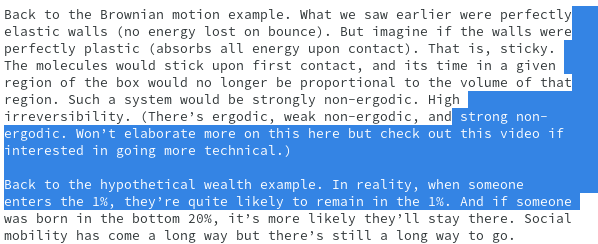
#> input picture examples/selected-text.png, 598 x 244 px
$ python segment_test.py
#> lines starting #> are read from the running program, lines starting #| are printed output that depends on the picture
### src/types.py
"""
Types used by the scripts
"""


class Image:  # pylint:disable=too-few-public-methods
    """
    A full color image. Contains a numpy array with shape (height, width, 3).
    3 are the RGB channels. This is also the standard OpenCV image format except
    it users BGR.
    """

    def __init__(self, data):
        self.data = data
#> self.data is the input picture: shape (244, 598, 3); mean B, G, R 233.3, 197.9, 168.1


class Mask:  # pylint:disable=too-few-public-methods
    """
    A bitmap image. Contains a numpy array with shape (height, width) and each
    element is True or False. The convention is that True is a foreground
    pixel, and False is a background one.
    """

    def __init__(self, data):
        self.data = data


class Rect:  # pylint:disable=too-few-public-methods
    """
    A simple rect type
    """

    def __init__(self, x1, y1, x2, y2):
        self.x1 = x1
        self.y1 = y1
        self.x2 = x2
        self.y2 = y2

    def __repr__(self):
        return f"Rect(({self.x1}, {self.y1}), ({self.x2}, {self.y2}))"

### src/mask.py
"""
Functions for converting an Image to a Mask. The Mask has False for
background pixels and True for foreground pixels.
"""

from typing import Tuple, List

import cv2
import numpy as np

from .types import Image, Mask


def calculate_floodfill_mask(
        image: Image,
        start_point: Tuple[int, int],
        selection_colors=None) -> Mask:
    """
    Calculates a mask by floodfilling from the given pixel.
    """
#> called with start_point = (588, 234)

    # Take a copy because floodFill is going to destroy its input
    img = np.copy(image.data)

    start_x, start_y = start_point

    height, width, _ = img.shape
#> height = 244; width = 598
    mask = np.zeros((height+2, width+2), np.uint8)
    cv2.floodFill(img, mask, (start_x, start_y), 1)
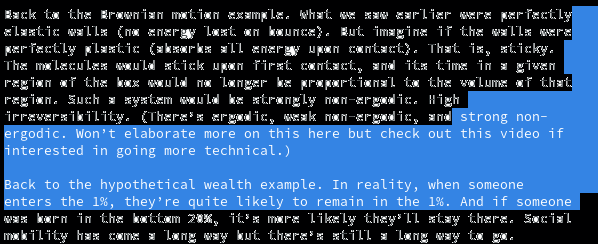
#> img: shape (244, 598, 3); mean B, G, R 109.9, 74, 44.2

    # Floodfill uses the extra pixels to make a border. Get rid of that
    trimmed_mask = mask[1:-1, 1:-1]

    # Take a note of the coords filled in by flood fill for bounding box usage later
    filled_coords = np.asarray(np.where(trimmed_mask == 1)).T

    # Turn any extra selection colors into background and their contained
    # contents into foreground.
    if selection_colors is not None:
        for color in selection_colors:
            # Assume we have at most one region of each color. Otherwise if
            # we loop we can take hundreds of ms doing each leftover pixel inside
            # each of the letter 'o's for example
            ys, xs = (img == _decode_hex(color)).all(axis=2).nonzero()
            if len(ys) > 0:
                cv2.floodFill(img, mask, (xs[0], ys[0]), 1)
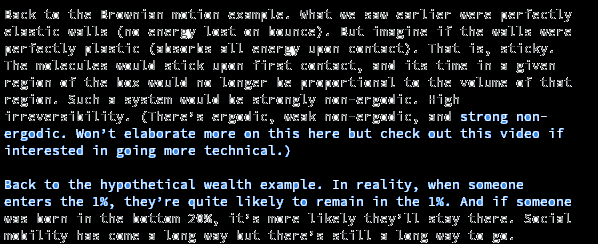
#> img: shape (244, 598, 3); mean B, G, R 32.2, 28.8, 26.4

    # Floodfill has found the extent of the textbox background. Mark all rows above and
    # below that as background also.
    trimmed_mask[0:filled_coords[0][0]+1, :] = 1
    trimmed_mask[filled_coords[-1][0]:, :] = 1
    # And mark all rows to the left and right of the found background as background also.
    trimmed_mask[:, 0:filled_coords[0][1]+1] = 1
    trimmed_mask[:, filled_coords[-1][1]:] = 1

    return Mask(trimmed_mask == 0)


# [19 lines left out: function calculate_explicit_mask, not called in this run]


def _decode_hex(hexstr):
    """
    Turns a RGB hex string like #aabbff into a RGB array [170, 187, 255]
    """

    return [
        (int(hexstr[i], 16) << 4) + int(hexstr[i+1], 16)
        for i in (1, 3, 5)
    ]

### src/segment.py
"""
Functions for segmenting a Mask into lines and words.
"""

from typing import List

import numpy as np

from .types import Mask, Rect


def calculate_line_rects(mask: Mask) -> List[Rect]:
    """
    Finds all the line bounding boxes in the Mask
    """
    img_mask = mask.data

    # Find the first non-background pixel in each line
    start_columns = np.argmax(img_mask, axis=1)
    # And the last non-background pixel (counting from the right side)
    end_columns_inverses = np.argmax(np.flip(img_mask, axis=1), axis=1)

    start_y = -1
    start_cols = []
    end_cols = []
    height, width = img_mask.shape
    rtn = []
    for y, start_col, end_col_inverse in zip(range(height), start_columns, end_columns_inverses):
        if start_col == 0:
            # We've hit some white space, emit a line box
            if start_y > -1:
                # Minimum line height.
                # TODO: This could be done better by merging small gaps into the above
                # line. This would deal with lines of ==== and _ in the Terminus font.
                # (x1, y1), (x2, y2) of line bounding box
                if y - start_y > 2:
                    rtn.append(
                        Rect(
                            min(start_cols),
                            start_y,
                            max(end_cols),
                            y
                        )
                    )
                start_y = -1
                start_cols = []
                end_cols = []
            else:
                # Skip, we haven't found the first line yet
                continue
        else:
            if start_y == -1:
                start_y = max(y - 1, 0)

            start_cols.append(start_col)
            end_cols.append(
                width - end_col_inverse - 1
            )

    return rtn


def calculate_word_rects(
        mask: Mask,
        line_rect: Rect,
        word_whitespace_threshold=None) -> List[Rect]:
    """
    Finds all the word bounding boxes in the Mask contained within the given
    line.
    """

    line_slice = mask.data[
        line_rect.y1:line_rect.y2,
        line_rect.x1:line_rect.x2
    ]
    line_height = line_slice.shape[0]

    # Start by converting the line into a list of segments (blobs) describing
    # the start and end index of a set of columns which contain no white space.
    # Also take a note of the distribution of whitespace widths we see

    col_histograms = line_slice.sum(axis=0)

    start_word_x = 0
    end_word_x = 0
    state = 'word'
    blobs = []
    whitespace_widths = []
    for curr_x, val in enumerate(col_histograms):
        is_empty_col = val == 0

        if is_empty_col and state == 'word':
            state = 'whitespace'
            end_word_x = curr_x - 1
        elif not is_empty_col and state == 'whitespace':
            blobs.append((
                start_word_x,
                end_word_x,
            ))
            start_word_x = curr_x
            whitespace_widths.append(start_word_x - end_word_x)

            state = 'word'

    # And add the final blob
    blobs.append((start_word_x, line_slice.shape[1]))

    # If we havent' got an explicit word_whitespace_threshold then guess one based
    # on the distribution of whitespace widths we saw.
    if word_whitespace_threshold is None:
        if len(whitespace_widths) < 2:
            # Just take a wild guess for the threshold for lines without many
            # blobs whitespace
            word_whitespace_threshold = line_height // 7
        else:
            # Half the largest whitespace block seems to work OK as a threshold
            biggest = min(max(*whitespace_widths), line_height)
            word_whitespace_threshold = max(biggest // 2, 4)

    # Now join together the blobs which are less than the whitespace threshold
    # into words
    rtn = []
    accumulating_blob = None
    for blob in blobs:
        if accumulating_blob is None:
            accumulating_blob = blob
        else:
            whitespace_width = (blob[0] - accumulating_blob[1])
            if (whitespace_width < word_whitespace_threshold):
                accumulating_blob = (accumulating_blob[0], blob[1])
            else:
                rtn.append(Rect(
                    line_rect.x1 + accumulating_blob[0],
                    line_rect.y1,
                    line_rect.x1 + accumulating_blob[1],
                    line_rect.y2
                ))
                accumulating_blob = blob

    rtn.append(Rect(
        line_rect.x1 + accumulating_blob[0],
        line_rect.y1,
        line_rect.x1 + accumulating_blob[1],
        line_rect.y2
    ))

    return rtn

### segment_test.py
"""
A file for testing the line and word segmentation algorithm. Not actually used
by Talon
"""

if __name__ == "__main__":
    # The above stops any of thise from getting processed in the Talon environment
    import cv2
    import numpy as np

    from src.types import Image, Mask, Rect
    from src.mask import calculate_floodfill_mask, calculate_explicit_mask
    from src.cursor import find_cursor_by_difference
    from src.segment import calculate_line_rects, calculate_word_rects


    def load_image(input_filename):
        return Image(cv2.imread(input_filename))


    def save_image(image: Image, output_filename):
        return cv2.imwrite(output_filename, image.data)


    def save_mask(mask: Mask, output_filename):
        # Couldn't work out how to easily turn a mask bitmap into the OpenCV image
        # format with numpy directly... This is fast enough.
        output = np.zeros((mask.data.shape[0], mask.data.shape[1], 3))
        for y in range(mask.data.shape[0]):
            for x in range(mask.data.shape[1]):
                output[y,x,:] = [255, 255, 255] if mask.data[y,x] else [0, 0, 0]
        return cv2.imwrite(output_filename, output)


    def draw_rect(image: Image, rect: Rect):
        cv2.rectangle(image.data, (rect.x1, rect.y1), (rect.x2, rect.y2), (0, 0, 255), 1)


    def draw_word_rectangles(input_filename, output_filename):
        """
        Test function for word bounding box calculations.
        """

        image = load_image(input_filename)
        mask = calculate_floodfill_mask(
            image,
            (image.data.shape[1]-10, image.data.shape[0]-10),
            # Note that this is BGR, whereas in Talon it will be RGB. Who know's why
            # OpenCV does this differenty.
            selection_colors=["#e48434"]
        )
        # mask = calculate_explicit_mask(
        #     image,
        #     ["#ffffff"],
        #     # OpenCV does this differenty.
        #     selection_colors=["#e48434"]
        # )
        line_rects = calculate_line_rects(mask)
        word_rects = []
        for line_rect in line_rects:
            line_word_rects = calculate_word_rects(
                mask,
                line_rect
            )
            word_rects += line_word_rects

        for word_rect in word_rects:
            draw_rect(image, word_rect)

        save_image(image, output_filename)
#> in save_image, `return cv2.imwrite(output_filename, image.data)`:
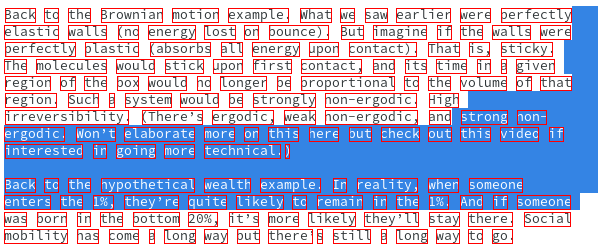
#> saved as output.png: shape (244, 598, 3); mean B, G, R 208.7, 176, 174.7


    def find_cursor_position(screenshot_one_filename, screenshot_two_filename, output_filename):
        """
        Test function for determining where the blinking cursor is positioned based on a
        couple of screenshots.
        """

        image_one = load_image(screenshot_one_filename)
        image_two = load_image(screenshot_two_filename)

        maybe_rect = find_cursor_by_difference(image_one, image_two)

        if maybe_rect:
            draw_rect(image_one, maybe_rect)

        save_image(image_one, output_filename)


    draw_word_rectangles("examples/selected-text.png", "/tmp/output.png")

$ run again, with examples/fixed-width.png copied over examples/selected-text.png
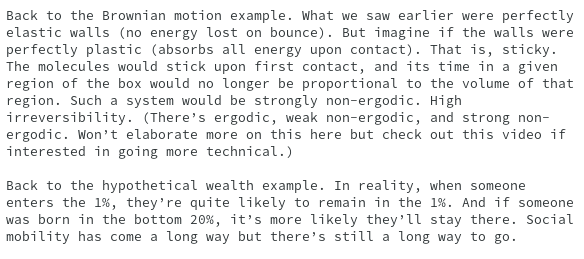
#> input picture examples/fixed-width.png, 584 x 259 px
#> in __init__, self.data is the input picture: shape (259, 584, 3); mean B, G, R 238.9, 238.7, 238.3
#> in calculate_floodfill_mask, `cv2.floodFill(img, mask, (start_x, start_y), 1)`:
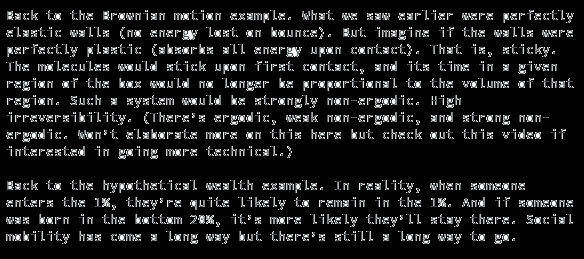
#> img: shape (259, 584, 3); mean B, G, R 27, 26, 25.5
#> in save_image, `return cv2.imwrite(output_filename, image.data)`:
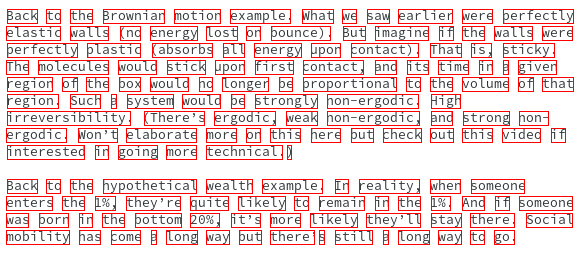
#> saved as output.png: shape (259, 584, 3); mean B, G, R 214.5, 214.4, 239.1

$ run again, with examples/rich-text.png copied over examples/selected-text.png
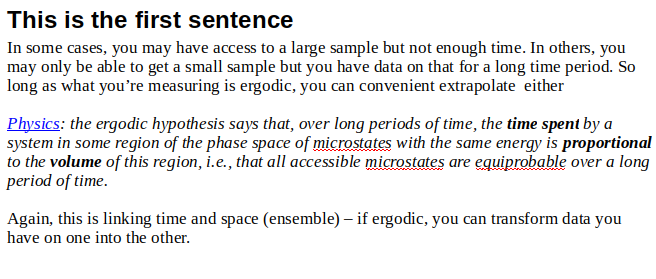
#> input picture examples/rich-text.png, 656 x 279 px
#> in __init__, self.data is the input picture: shape (279, 656, 3); mean B, G, R 235, 234.7, 235
#> in calculate_floodfill_mask, `cv2.floodFill(img, mask, (start_x, start_y), 1)`:
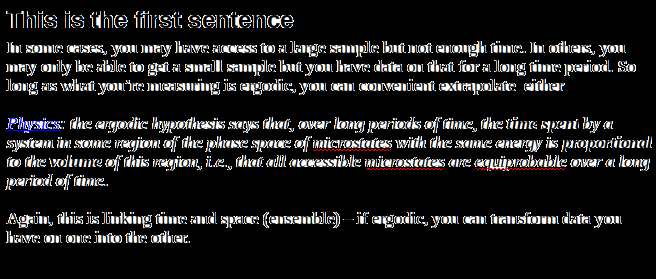
#> img: shape (279, 656, 3); mean B, G, R 30.8, 29.7, 30.1
#> in save_image, `return cv2.imwrite(output_filename, image.data)`:
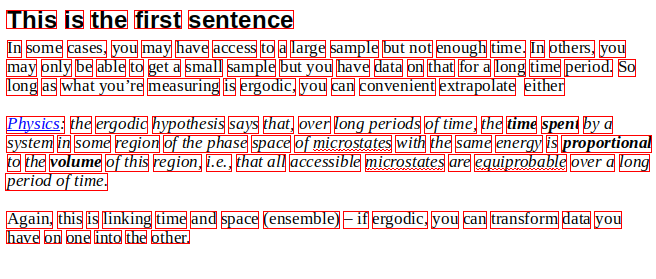
#> saved as output.png: shape (279, 656, 3); mean B, G, R 217.6, 217.2, 235.1
